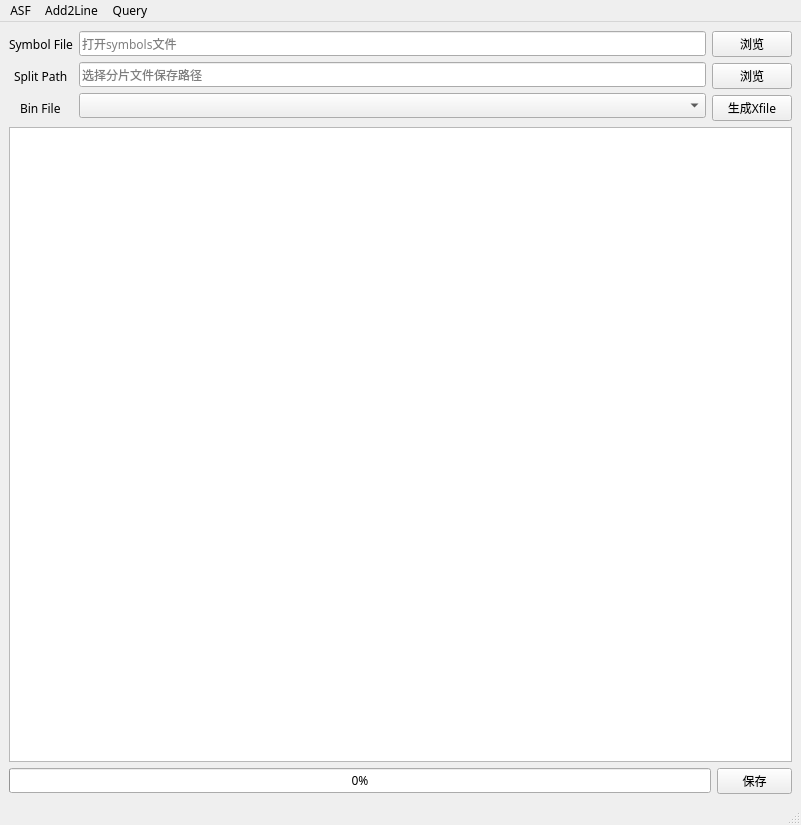
<?xml version="1.0" encoding="UTF-8"?>
<ui version="4.0">
 <class>MainWindow</class>
 <widget class="QMainWindow" name="MainWindow">
  <property name="geometry">
   <rect>
    <x>0</x>
    <y>0</y>
    <width>801</width>
    <height>825</height>
   </rect>
  </property>
  <property name="font">
   <font>
    <family>Microsoft YaHei</family>
    <weight>50</weight>
    <bold>false</bold>
   </font>
  </property>
  <property name="windowTitle">
   <string>XfileGenerator</string>
  </property>
  <property name="windowIcon">
   <iconset>
    <normaloff>X.ico</normaloff>X.ico</iconset>
  </property>
  <widget class="QWidget" name="centralwidget">
   <layout class="QGridLayout" name="gridLayout_7">
    <item row="1" column="1">
     <layout class="QGridLayout" name="gridLayout_6">
      <item row="0" column="0">
       <widget class="QPushButton" name="txtButton">
        <property name="enabled">
         <bool>true</bool>
        </property>
        <property name="maximumSize">
         <size>
          <width>75</width>
          <height>16777215</height>
         </size>
        </property>
        <property name="whatsThis">
         <string>&lt;html&gt;&lt;head/&gt;&lt;body&gt;&lt;p&gt;&lt;br/&gt;&lt;/p&gt;&lt;/body&gt;&lt;/html&gt;</string>
        </property>
        <property name="text">
         <string>保存</string>
        </property>
       </widget>
      </item>
     </layout>
    </item>
    <item row="0" column="0" colspan="2">
     <layout class="QGridLayout" name="gridLayout_5">
      <item row="0" column="0">
       <layout class="QGridLayout" name="gridLayout_4">
        <item row="0" column="0">
         <layout class="QGridLayout" name="gridLayout_3">
          <item row="0" column="0">
           <widget class="QLabel" name="symlabel">
            <property name="text">
             <string>Symbol File</string>
            </property>
            <property name="textFormat">
             <enum>Qt::AutoText</enum>
            </property>
            <property name="alignment">
             <set>Qt::AlignCenter</set>
            </property>
           </widget>
          </item>
          <item row="1" column="0">
           <widget class="QLabel" name="splitlable">
            <property name="text">
             <string>Split Path</string>
            </property>
            <property name="indent">
             <number>5</number>
            </property>
           </widget>
          </item>
          <item row="2" column="0">
           <widget class="QLabel" name="binfilelable">
            <property name="text">
             <string>Bin File</string>
            </property>
            <property name="indent">
             <number>11</number>
            </property>
           </widget>
          </item>
         </layout>
        </item>
        <item row="0" column="1">
         <layout class="QGridLayout" name="gridLayout_2">
          <item row="0" column="0">
           <widget class="QLineEdit" name="symline">
            <property name="text">
             <string/>
            </property>
            <property name="placeholderText">
             <string>打开symbols文件</string>
            </property>
           </widget>
          </item>
          <item row="1" column="0">
           <widget class="QLineEdit" name="dump_path_line">
            <property name="placeholderText">
             <string>选择分片文件保存路径</string>
            </property>
           </widget>
          </item>
          <item row="2" column="0">
           <widget class="QComboBox" name="combo_dump_name"/>
          </item>
         </layout>
        </item>
        <item row="0" column="2">
         <layout class="QGridLayout" name="gridLayout">
          <item row="0" column="0">
           <widget class="QPushButton" name="symButton">
            <property name="text">
             <string>浏览</string>
            </property>
           </widget>
          </item>
          <item row="1" column="0">
           <widget class="QPushButton" name="dump_browse_Button">
            <property name="text">
             <string>浏览</string>
            </property>
           </widget>
          </item>
          <item row="2" column="0">
           <widget class="QPushButton" name="generateButton">
            <property name="text">
             <string>生成Xfile</string>
            </property>
           </widget>
          </item>
         </layout>
        </item>
       </layout>
      </item>
      <item row="1" column="0">
       <widget class="QTextBrowser" name="xfileoutput">
        <property name="font">
         <font>
          <family>Courier New</family>
          <weight>50</weight>
          <bold>false</bold>
         </font>
        </property>
        <property name="locale">
         <locale language="English" country="UnitedStates"/>
        </property>
       </widget>
      </item>
     </layout>
    </item>
    <item row="1" column="0">
     <widget class="QProgressBar" name="progressBar">
      <property name="acceptDrops">
       <bool>true</bool>
      </property>
      <property name="autoFillBackground">
       <bool>true</bool>
      </property>
      <property name="value">
       <number>0</number>
      </property>
      <property name="textVisible">
       <bool>true</bool>
      </property>
      <property name="invertedAppearance">
       <bool>false</bool>
      </property>
     </widget>
    </item>
   </layout>
  </widget>
  <widget class="QMenuBar" name="menubar">
   <property name="geometry">
    <rect>
     <x>0</x>
     <y>0</y>
     <width>801</width>
     <height>23</height>
    </rect>
   </property>
   <widget class="QMenu" name="menuASF">
    <property name="title">
     <string>ASF</string>
    </property>
    <addaction name="separator"/>
    <addaction name="actionSelectFile"/>
    <addaction name="actionToSymsTbl"/>
   </widget>
   <widget class="QMenu" name="menuAdd2Line">
    <property name="title">
     <string>Add2Line</string>
    </property>
    <addaction name="separator"/>
    <addaction name="actionSelectExe"/>
   </widget>
   <widget class="QMenu" name="menuQuery">
    <property name="title">
     <string>Query</string>
    </property>
    <addaction name="actionquery_item"/>
   </widget>
   <addaction name="menuASF"/>
   <addaction name="menuAdd2Line"/>
   <addaction name="menuQuery"/>
  </widget>
  <widget class="QStatusBar" name="statusbar"/>
  <action name="actionSelectFile">
   <property name="text">
    <string>SelectFile</string>
   </property>
  </action>
  <action name="actionSelectExe">
   <property name="text">
    <string>SelectExe</string>
   </property>
  </action>
  <action name="actionToSymsTbl">
   <property name="text">
    <string>ToSymsTbl</string>
   </property>
  </action>
  <action name="actionquery_item">
   <property name="text">
    <string>query item</string>
   </property>
  </action>
 </widget>
 <resources/>
 <connections/>
 <slots>
  <slot>openDumpfile()</slot>
  <slot>openSymfile()</slot>
 </slots>
</ui>
